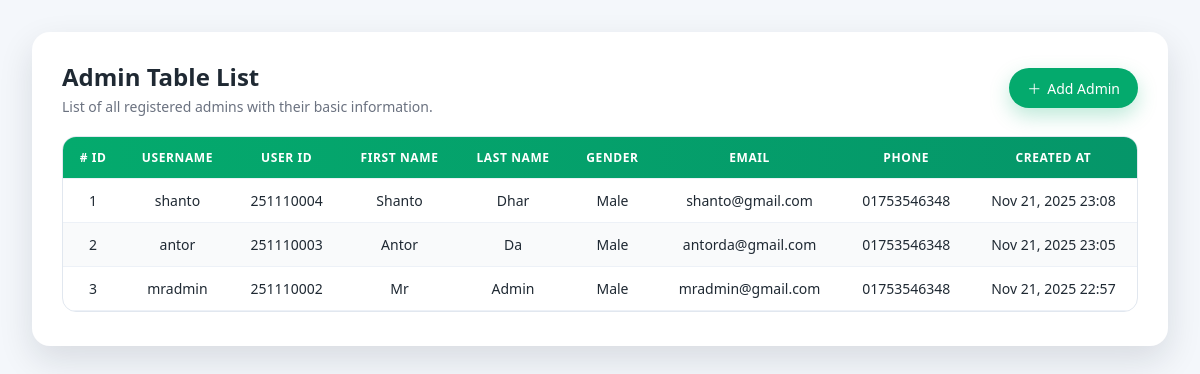
Page /admin-list/ on the committed database.
### accounts/admin_models.py (models this page shows, shortened)
class AdminProfile(models.Model):
    GENDER_CHOICES = [
        ('male', 'Male'),
        ('female', 'Female'),
        ('other', 'Other'),
    ]
    user = models.OneToOneField(
        User,
        on_delete=models.CASCADE,
        related_name='admin_profile',
    )
    admin_user_id = models.IntegerField(
        unique=True,
        blank=True,
        null=True,
        help_text="Auto-generated Admin ID (e.g., 250310001 → YYMM1XXXX)"
    )
    username = models.CharField(max_length=150, blank=True)
    gender = models.CharField(
        max_length=10,
        choices=GENDER_CHOICES,
        blank=True,
        null=True,
        help_text="Select gender"
    )
    first_name = models.CharField(max_length=150)
    last_name = models.CharField(max_length=150)
    email = models.EmailField(unique=True)
    phone = models.CharField(max_length=15)
    city = models.CharField(max_length=100, blank=True)
    zip_code = models.CharField(max_length=20, blank=True, help_text="ZIP / Postal Code")
    country = models.CharField(max_length=100, default="Bangladesh", help_text="Country")
    profile_pic = models.ImageField(upload_to='admin_profiles/', blank=True, null=True)
    password = models.CharField(max_length=128, blank=True, null=True)
    confirm_password = models.CharField(max_length=128, blank=True, null=True)
    created_at = models.DateTimeField(auto_now_add=True)
    updated_at = models.DateTimeField(auto_now=True)
    class Meta:
        verbose_name = 'Admin Profile'
        verbose_name_plural = 'Admin Profiles'
        ordering = ['-created_at']

### accounts/admin_views.py (the view)
# urls.py: path('admin-list/', admin_list_page, name="admin_list_page"),
def admin_list_page(request):
    admin_data = AdminProfile.objects.all()
    context = {
        'admin_data' : admin_data,
    }
    return render(request, 'admin/admin_list.html', context)

### templates/admin/admin_list.html (shortened to what this page needs)
<!DOCTYPE html>
<html lang="en">
<head>
</head>
<body>
<div class="page-wrapper">
  <div class="card">
    <div class="card-header">
      <div class="card-title">
        <h1>Admin Table List</h1>
        <p class="text-muted">List of all registered admins with their basic information.</p>
      </div>
      <a href="{% url 'register_admin' %}" class="btn-primary">
        <span class="icon">＋</span> Add Admin
      </a>
    </div>
    <div class="table-wrapper">
      <table>
        <thead>
          <tr>
            <th># ID</th>
            <th>Username</th>
            <th>User ID</th>
            <th>First Name</th>
            <th>Last Name</th>
            <th>Gender</th>
            <th>Email</th>
            <th>Phone</th>
            <th>Created At</th>
          </tr>
        </thead>
        <tbody>
          {% if admin_data %}
            {% for data in admin_data %}
            <tr>
              <td>{{ forloop.counter }}</td>
              <td>{{ data.username }}</td>
              <td>{{ data.admin_user_id }}</td>
              <td>{{ data.first_name }}</td>
              <td>{{ data.last_name }}</td>
              <td>{{ data.get_gender_display }}</td>
              <td>{{ data.email }}</td>
              <td>{{ data.phone }}</td>
              <td>{{ data.created_at|date:"M d, Y H:i" }}</td>
            </tr>
            {% endfor %}
          {% else %}
            <tr class="empty-row">
              <td colspan="9">No admin records found.</td>
            </tr>
          {% endif %}
        </tbody>
      </table>
    </div>
  </div>
</div>
</body>
</html>

### templates/admin/admin_list.html (style rules this page uses)
:root { --bg: #f4f7fb; --card-bg: #ffffff; --primary: #04AA6D; --primary-dark: #038355; --text-main: #1f2933; --text-muted: #6b7280; --border: #e1e7ef; }
* { box-sizing: border-box; margin: 0; padding: 0; }
body { font-family: system-ui, -apple-system, BlinkMacSystemFont, "Segoe UI", Arial, sans-serif; background-color: var(--bg); color: var(--text-main); }
.page-wrapper { width: 100%; padding: 32px; }
.card { width: 100%; background-color: var(--card-bg); border-radius: 18px; box-shadow: 0 14px 35px rgba(15, 23, 42, 0.12); padding: 28px 30px 34px; }
.card-header { display: flex; align-items: center; justify-content: space-between; gap: 16px; margin-bottom: 20px; }
.card-title { display: flex; flex-direction: column; gap: 4px; }
.card-title h1 { font-size: 24px; font-weight: 700; }
.card-title p { font-size: 14px; color: var(--text-muted); }
.btn-primary { display: inline-flex; align-items: center; gap: 6px; padding: 10px 18px; border-radius: 999px; background-color: var(--primary); color: #ffffff; font-size: 14px; font-weight: 500; border: none; text-decoration: none; cursor: pointer; box-shadow: 0 8px 20px rgba(4, 170, 109, 0.26); transition: 0.2s ease; }
.table-wrapper { margin-top: 10px; border-radius: 14px; border: 1px solid var(--border); overflow: hidden; background-color: #ffffff; }
table { width: 100%; border-collapse: collapse; min-width: 1000px; }
thead { background: linear-gradient(90deg, #04AA6D, #059669); }
th, td { padding: 12px 14px; text-align: center; font-size: 14px; border-bottom: 1px solid #edf1f7; white-space: nowrap; }
th { color: #ffffff; font-weight: 600; text-transform: uppercase; font-size: 12px; letter-spacing: 0.05em; }
tbody tr:nth-child(even) { background-color: #f9fafb; }

### rows in the picture
AdminProfile: username "shanto", admin_user_id "251110004", first_name "Shanto", last_name "Dhar", gender "Male", email "shanto@gmail.com", phone "01753546348", created_at "Nov 21, 2025 23:08"
AdminProfile: username "antor", admin_user_id "251110003", first_name "Antor", last_name "Da", gender "Male", email "antorda@gmail.com", phone "01753546348", created_at "Nov 21, 2025 23:05"
AdminProfile: username "mradmin", admin_user_id "251110002", first_name "Mr", last_name "Admin", gender "Male", email "mradmin@gmail.com", phone "01753546348", created_at "Nov 21, 2025 22:57"
